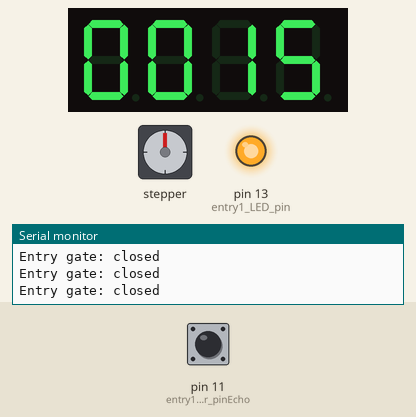
A sketch run on a simulated Arduino Uno, built with avr-gcc and run on an emulated ATmega328P. On the bench: stepper motor, 4-digit seven-segment display, output pins drawn as LEDs (lit = HIGH), the last lines printed to the serial monitor. Wiring (inferred from the names in the program): stepper motor (2048 steps per turn assumed): coils pin 2, pin 3, pin 4, pin 5. The inputs (shaded band) are chosen by the test bench; at power-on: pin 11 (entry1_sensor_pinEcho) LOW. Pins used as bus, display or sensor lines are not drawn.

Above: at 0.08 s.
At 15.8 s:
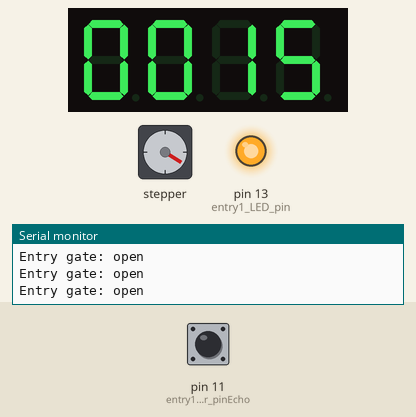
15.9 s: pin 11 (entry1_sensor_pinEcho) pulsed HIGH 2 times (0.12 s each, 0.3 s apart)
At 17.86 s:
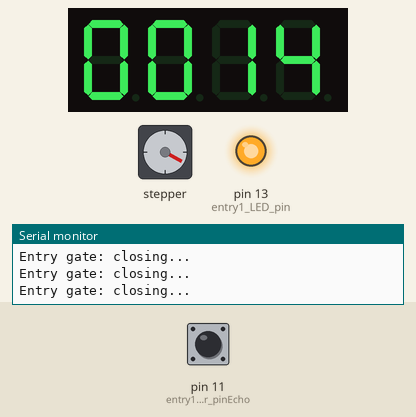
Timing chart, 0 to 24.0 s (numbered marks = the images above; inputs shaded):
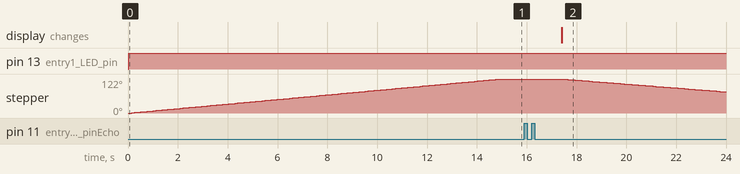

Measured:
- by itself, stepper: turns 122° clockwise in 14.7 s

The sketch:

gate.ino
```cpp
#include <Arduino.h>
#include <TM1637Display.h>

#define CLK 23
#define DIO 22

TM1637Display display(CLK, DIO);
/* PARKING SETTINGS */
const int spots_available=15;
int spots_current=spots_available;

const int motorSpins = 700; // steps
const int motorInterval = 3;
const int sensorThreshold = 3;

/* DO NOT MODIFY BELOW*/
/* ENTRY GATE */
// Motor
const int entry1_motor_pin0 = 2;
const int entry1_motor_pin1 = 3;
const int entry1_motor_pin2 = 4;
const int entry1_motor_pin3 = 5;
unsigned long entry1_motor_millis = 0;
int entry1_motor_currentSpins = 0;
int entry1_motor_step = 0;
int entry1_motor_status=-1;
// Ultrasound
const int entry1_sensor_pinTrigger = 10;
const int entry1_sensor_pinEcho = 11;
int entry1_sensor_status = 0;
unsigned long entry1_sensor_micros = 0;
// LED
const int entry1_LED_pin = 13;


/*
int exit1_sensor_status = 0;

 EXIT GATE
// Motor
const int exit1_motor_pin0 = 6;
const int exit1_motor_pin1 = 7;
const int exit1_motor_pin2 = 8;
const int exit1_motor_pin3 = 9;
unsigned long exit1_motor_millis = 0;
int exit1_motor_currentSpins = 0;
int exit1_motor_step = 0;
int exit1_motor_status=-1;

unsigned long exit1_sensor_micros = 0;*/

void setup() {
  pinMode(entry1_motor_pin0, OUTPUT);
  pinMode(entry1_motor_pin1, OUTPUT);
  pinMode(entry1_motor_pin2, OUTPUT);
  pinMode(entry1_motor_pin3, OUTPUT);

/*  pinMode(exit1_motor_pin0, OUTPUT);
  pinMode(exit1_motor_pin1, OUTPUT);
  pinMode(exit1_motor_pin2, OUTPUT);
  pinMode(exit1_motor_pin3, OUTPUT);*/
  pinMode(entry1_sensor_pinTrigger, OUTPUT); // Sets the trigpin as an Output
  pinMode(entry1_sensor_pinEcho, INPUT); // Sets the echopin as an Input
  pinMode(entry1_LED_pin, OUTPUT); // Sets the entry1_LED_pin as Output
  Serial.begin(9600); // Starts the serial communication
}

void loop(){

  display.setBrightness(0x0f);
  display.showNumberDec(spots_current, true);  // Expect: 0000
  unsigned long currentMicros=micros();
  unsigned long currentMillis=millis();
  check_entry1(currentMicros,currentMillis);
  //currentMicros=micros();
  //currentMillis=millis();
  //check_exit1(currentMicros,currentMillis,exit1_sensor_status,exit1_sensor_micros,exit1_sensor_pinTrigger);
}

void check_entry1(long currentMicros,long currentMillis){
  switch(entry1_motor_status){
    case 1:
      Serial.println("Entry gate: open");
      entry1_sensorMeasure(currentMicros);
      break;
    case 0:
      Serial.println("Entry gate: closing...");
      entry1_motorClose(currentMillis);
      break;
    case -1:
      Serial.println("Entry gate: closed");
      entry1_motorOpen(currentMillis);
      break;
  }
}
/*
void check_exit1(long currentMicros,long currentMillis,int exit1_sensor_status,unsigned long exit1_sensor_micros,int exit1_sensor_pinTrigger){
  switch(exit1_motor_status){
    case 1:
      Serial.println("Exit gate: open");
      exit1_sensorMeasure(currentMicros,exit1_sensor_status,exit1_sensor_micros,exit1_sensor_pinTrigger);
      break;
    case 0:
      Serial.println("Exit gate: closing...");
      exit1_motorClose(currentMillis);
      break;
    case -1:
      Serial.println("Exit gate: closed");
      exit1_motorOpen(currentMillis);
      break;
  }
}
*/
void entry1_sensorMeasure(unsigned long currentMicros) {
  switch(entry1_sensor_status){
    case 0: // reset
      entry1_sensor_status = 1;
      entry1_sensor_micros = currentMicros;
      digitalWrite(entry1_sensor_pinTrigger, LOW);
      break;
    case 1: // beam
      if (currentMicros - entry1_sensor_micros < 2) return;
      entry1_sensor_status = 2;
      entry1_sensor_micros = currentMicros;
      digitalWrite(entry1_sensor_pinTrigger, HIGH);
      break;
    case 2: // read
      if (currentMicros - entry1_sensor_micros < 10) return;
      entry1_sensor_status=0;
      entry1_sensor_micros = currentMicros;
      digitalWrite(entry1_sensor_pinTrigger, LOW);
      // Reads the echopin, returns the sound wave travel time in microseconds
      long entry1_sensor_duration = pulseIn(entry1_sensor_pinEcho, HIGH);
      // Calculating the distance
      int entry1_sensor_distance = entry1_sensor_duration * 0.034 / 2;
      Serial.print("Distance: ");
      Serial.println(entry1_sensor_distance);
      if(entry1_sensor_distance<sensorThreshold){
        spots_current--;
        if(spots_current<0) spots_current=0;
        entry1_motor_status=0;
      }
      break;
  }
}

void entry1_motorOpen(unsigned long currentMillis) {
  if(entry1_motor_status==1) return;
  if(currentMillis - entry1_motor_millis < motorInterval) return;
  digitalWrite(entry1_LED_pin, HIGH); // turn the LED on (HIGH is the voltage level)
  entry1_motor_millis = currentMillis;
  switch(entry1_motor_step) {
    case 0:
      digitalWrite(entry1_motor_pin0, HIGH);
      digitalWrite(entry1_motor_pin1, LOW);
      digitalWrite(entry1_motor_pin2, LOW);
      digitalWrite(entry1_motor_pin3, LOW);
      break;
    case 1:
      digitalWrite(entry1_motor_pin0, LOW);
      digitalWrite(entry1_motor_pin1, HIGH);
      digitalWrite(entry1_motor_pin2, LOW);
      digitalWrite(entry1_motor_pin3, LOW);
      break;
    case 2:
      digitalWrite(entry1_motor_pin0, LOW);
      digitalWrite(entry1_motor_pin1, LOW);
      digitalWrite(entry1_motor_pin2, HIGH);
      digitalWrite(entry1_motor_pin3, LOW);
      break;
    case 3:
      digitalWrite(entry1_motor_pin0, LOW);
      digitalWrite(entry1_motor_pin1, LOW);
      digitalWrite(entry1_motor_pin2, LOW);
      digitalWrite(entry1_motor_pin3, HIGH);
      break;
  }
  entry1_motor_step++;
  if (entry1_motor_step > 3) {
    entry1_motor_step = 0;
  }
  entry1_motor_currentSpins++;
  if (entry1_motor_currentSpins >= motorSpins) {
    entry1_motor_status=1;
    entry1_motor_currentSpins = 0;
  }
}
void entry1_motorClose(unsigned long currentMillis) {
  if(entry1_motor_status==-1) return;
  if(currentMillis - entry1_motor_millis < motorInterval) return;
  digitalWrite(entry1_LED_pin, HIGH); // turn the LED on (HIGH is the voltage level)
  entry1_motor_millis = currentMillis;
  switch (entry1_motor_step) {
    case 0:
      digitalWrite(entry1_motor_pin0, LOW);
      digitalWrite(entry1_motor_pin1, LOW);
      digitalWrite(entry1_motor_pin2, LOW);
      digitalWrite(entry1_motor_pin3, HIGH);
      break;
    case 1:
      digitalWrite(entry1_motor_pin0, LOW);
      digitalWrite(entry1_motor_pin1, LOW);
      digitalWrite(entry1_motor_pin2, HIGH);
      digitalWrite(entry1_motor_pin3, LOW);
      break;
    case 2:
      digitalWrite(entry1_motor_pin0, LOW);
      digitalWrite(entry1_motor_pin1, HIGH);
      digitalWrite(entry1_motor_pin2, LOW);
      digitalWrite(entry1_motor_pin3, LOW);
      break;
    case 3:
      digitalWrite(entry1_motor_pin0, HIGH);
      digitalWrite(entry1_motor_pin1, LOW);
      digitalWrite(entry1_motor_pin2, LOW);
      digitalWrite(entry1_motor_pin3, LOW);
      break;
  }
  entry1_motor_step++;
  if (entry1_motor_step > 3) {
    entry1_motor_step = 0;
  }
  entry1_motor_currentSpins++;
  if (entry1_motor_currentSpins >= motorSpins) {
    entry1_motor_status = -1;
    digitalWrite(entry1_LED_pin, LOW); // turn the LED on (HIGH is the voltage level)
    entry1_motor_currentSpins = 0;
  }
}
/*
void exit1_sensorMeasure(unsigned long currentMicros,int exit1_sensor_status,unsigned long exit1_sensor_micros,int exit1_sensor_pinTrigger) {
  switch(exit1_sensor_status){
    case 0: // reset
      exit1_sensor_status = 1;
      exit1_sensor_micros = currentMicros;
      digitalWrite(exit1_sensor_pinTrigger, LOW);
      break;
    case 1: // beam
      if (currentMicros - exit1_sensor_micros < 2) return;
      exit1_sensor_status = 2;
      exit1_sensor_micros = currentMicros;
      digitalWrite(exit1_sensor_pinTrigger, HIGH);
      break;
    case 2: // read
      if (currentMicros - exit1_sensor_micros < 10) return;
      exit1_sensor_status=0;
      exit1_sensor_micros = currentMicros;
      digitalWrite(exit1_sensor_pinTrigger, LOW);
      // Reads the echopin, returns the sound wave travel time in microseconds
      long exit1_sensor_duration = pulseIn(exit1_sensor_pinEcho, HIGH);
      // Calculating the distance
      int exit1_sensor_distance = exit1_sensor_duration * 0.034 / 2;
      Serial.print("Distance: ");
      Serial.println(exit1_sensor_distance);
      if(exit1_sensor_distance<sensorThreshold) exit1_motor_status=0;
      break;
  }
}

void exit1_motorOpen(unsigned long currentMillis) {
  if(exit1_motor_status==1) return;
  if(currentMillis - exit1_motor_millis < motorInterval) return;
  digitalWrite(exit1_LED_pin, HIGH); // turn the LED on (HIGH is the voltage level)
  exit1_motor_millis = currentMillis;
  switch(exit1_motor_step) {
    case 0:
      digitalWrite(exit1_motor_pin0, HIGH);
      digitalWrite(exit1_motor_pin1, LOW);
      digitalWrite(exit1_motor_pin2, LOW);
      digitalWrite(exit1_motor_pin3, LOW);
      break;
    case 1:
      digitalWrite(exit1_motor_pin0, LOW);
      digitalWrite(exit1_motor_pin1, HIGH);
      digitalWrite(exit1_motor_pin2, LOW);
      digitalWrite(exit1_motor_pin3, LOW);
      break;
    case 2:
      digitalWrite(exit1_motor_pin0, LOW);
      digitalWrite(exit1_motor_pin1, LOW);
      digitalWrite(exit1_motor_pin2, HIGH);
      digitalWrite(exit1_motor_pin3, LOW);
      break;
    case 3:
      digitalWrite(exit1_motor_pin0, LOW);
      digitalWrite(exit1_motor_pin1, LOW);
      digitalWrite(exit1_motor_pin2, LOW);
      digitalWrite(exit1_motor_pin3, HIGH);
      break;
  }
  exit1_motor_step++;
  if (exit1_motor_step > 3) {
    exit1_motor_step = 0;
  }
  exit1_motor_currentSpins++;
  if (exit1_motor_currentSpins >= motorSpins) {
    exit1_motor_status=1;
    exit1_motor_currentSpins = 0;
  }
}
void exit1_motorClose(unsigned long currentMillis) {
  if(exit1_motor_status==-1) return;
  if(currentMillis - exit1_motor_millis < motorInterval) return;
  digitalWrite(exit1_LED_pin, HIGH); // turn the LED on (HIGH is the voltage level)
  exit1_motor_millis = currentMillis;
  switch (exit1_motor_step) {
    case 0:
      digitalWrite(exit1_motor_pin0, LOW);
      digitalWrite(exit1_motor_pin1, LOW);
      digitalWrite(exit1_motor_pin2, LOW);
      digitalWrite(exit1_motor_pin3, HIGH);
      break;
    case 1:
      digitalWrite(exit1_motor_pin0, LOW);
      digitalWrite(exit1_motor_pin1, LOW);
      digitalWrite(exit1_motor_pin2, HIGH);
      digitalWrite(exit1_motor_pin3, LOW);
      break;
    case 2:
      digitalWrite(exit1_motor_pin0, LOW);
      digitalWrite(exit1_motor_pin1, HIGH);
      digitalWrite(exit1_motor_pin2, LOW);
      digitalWrite(exit1_motor_pin3, LOW);
      break;
    case 3:
      digitalWrite(exit1_motor_pin0, HIGH);
      digitalWrite(exit1_motor_pin1, LOW);
      digitalWrite(exit1_motor_pin2, LOW);
      digitalWrite(exit1_motor_pin3, LOW);
      break;
  }
  exit1_motor_step++;
  if (exit1_motor_step > 3) {
    exit1_motor_step = 0;
  }
  exit1_motor_currentSpins++;
  if (exit1_motor_currentSpins >= motorSpins) {
    exit1_motor_status = -1;
    digitalWrite(exit1_LED_pin, LOW); // turn the LED on (HIGH is the voltage level)
    exit1_motor_currentSpins = 0;
  }
}*/
```
